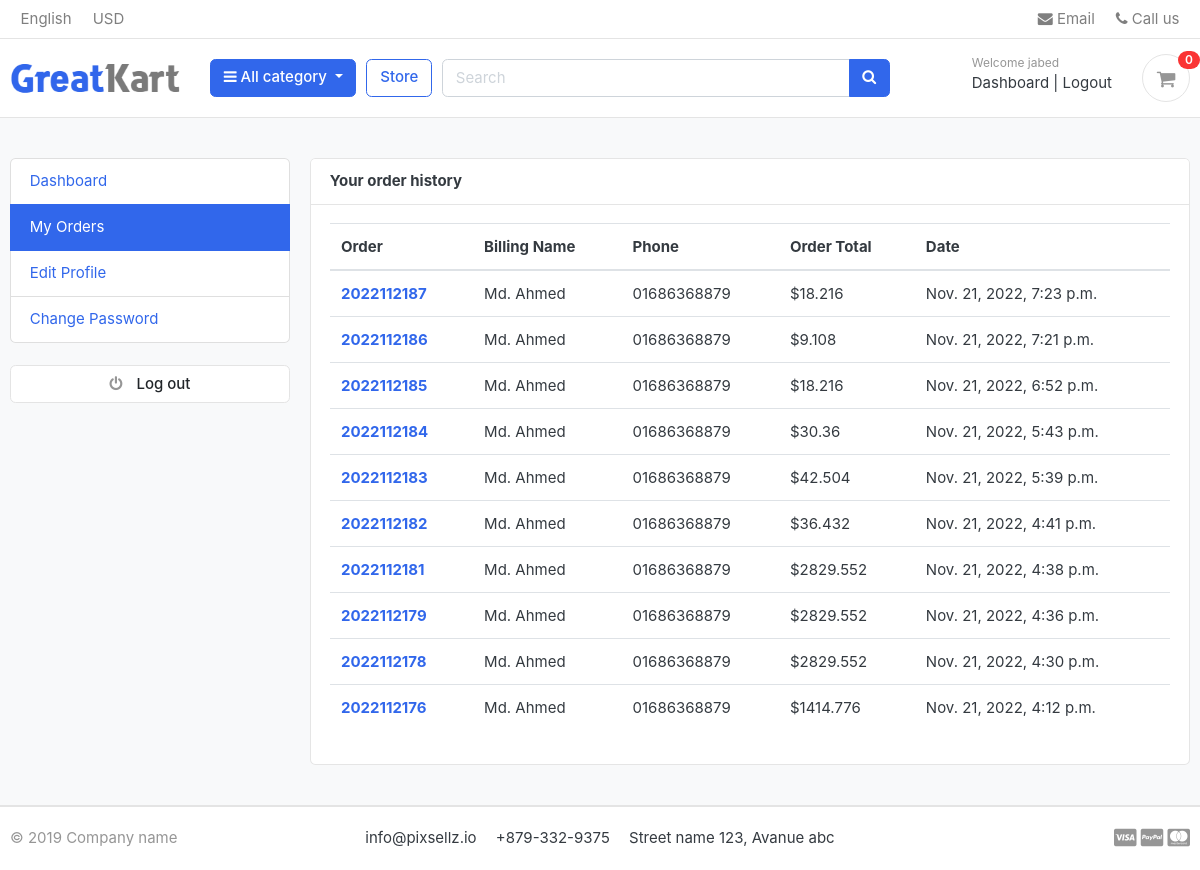
/accounts/my_orders/ (signed in), run on an earlier commit of the app's database.
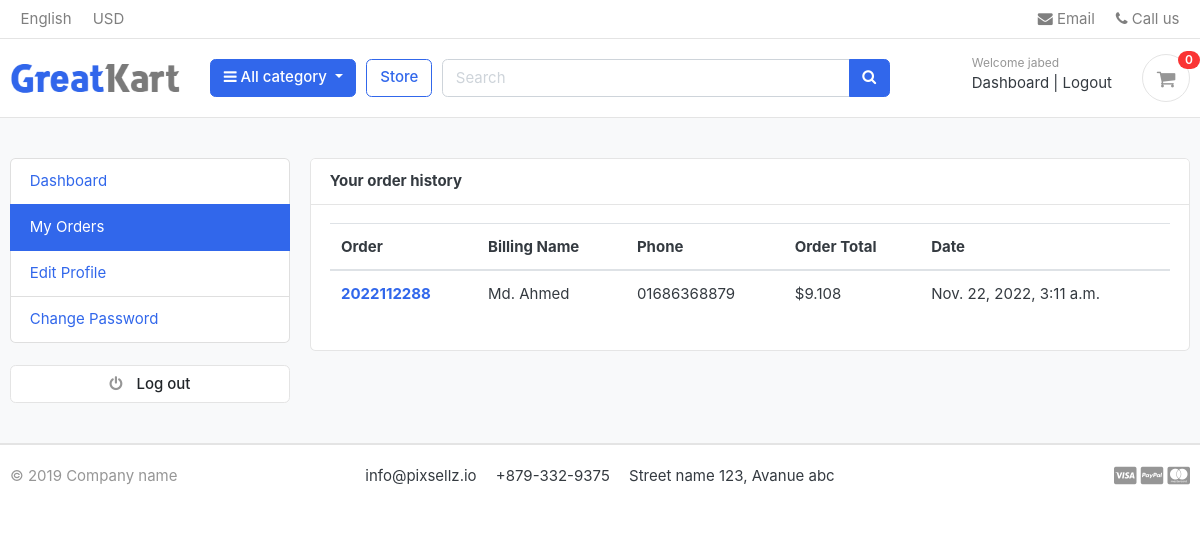
And on a later commit of the database.
### orders/models.py (models this page shows, shortened)
class Order(models.Model):
    STATUS = (
        ('New', 'New'),
        ('Accepted', 'Accepted'),
        ('Completed', 'Completed'),
        ('Cancelled', 'Cancelled'),
    )
    user = models.ForeignKey(Account, on_delete=models.SET_NULL, null=True)
    payment = models.ForeignKey(Payment, on_delete=models.SET_NULL, blank=True, null=True)
    order_number = models.CharField(max_length=20)
    first_name = models.CharField(max_length=50)
    last_name = models.CharField(max_length=50)
    phone = models.CharField(max_length=15)
    email = models.EmailField(max_length=50)
    address_line_1 = models.CharField(max_length=50)
    address_line_2 = models.CharField(max_length=50, blank=True)
    country = models.CharField(max_length=50)
    state = models.CharField(max_length=50)
    city = models.CharField(max_length=50)
    order_note = models.CharField(max_length=100, blank=True)
    order_total = models.FloatField()
    tax = models.FloatField()
    status = models.CharField(max_length=10, choices=STATUS, default='New')
    ip = models.CharField(blank=True, max_length=20)
    is_ordered = models.BooleanField(default=False)
    created_at = models.DateTimeField(auto_now_add=True)
    updated_at = models.DateTimeField(auto_now=True)
    def full_name(self):
        return f'{self.first_name} {self.last_name}'

### accounts/views.py (the view)
# urls.py: path('my_orders/', views.my_orders , name='my_orders'),
@login_required(login_url='login')
def my_orders(request):
    orders = Order.objects.filter(user=request.user , is_ordered=True).order_by('-created_at') # - it will you give result in desending order
    context = {
        'orders' : orders,
    }
    return render(request, 'accounts/my_orders.html', context)

### accounts/models.py (called while the page is built)
    def full_name(self):
        return f'{self.first_name} {self.last_name}'

### carts/context_processors.py (called while the page is built)
def counter(request):
    cart_count = 0
    if 'admin' in request.path:
        return{}
    else:
        try:
            cart = Cart.objects.filter(cart_id=_cart_id(request))
            if request.user.is_authenticated:
                cart_items = CartItem.objects.all().filter(user=request.user)
            else:
                cart_items = CartItem.objects.all().filter(cart=cart[:1])
            for cart_item in cart_items:
                cart_count += cart_item.quantity
        except Cart.DoesNotExist:
            cart_count = 0
    return dict(cart_count=cart_count)

### carts/views.py (called while the page is built)
def _cart_id(request):
    cart = request.session.session_key
    if not cart:
        cart = request.session.create()
    return cart

### category/context_processors.py (called while the page is built)
def menu_links(request):
    links = Category.objects.all()
    return dict(links=links)

### category/models.py (called while the page is built)
    def get_url(self):
            return reverse('products_by_category' , args=[self.slug])

### templates/accounts/my_orders.html (shortened to what this page needs)
{% extends 'base.html' %}
{% block content %}
<section class="section-conten padding-y bg">
<div class="container">
	<div class="row">
 {% include 'includes/dashboard_sidebar.html' %}
	<main class="col-md-9">
		<article class="card">
		<header class="card-header">
			<strong class="d-inline-block mr-3">Your order history</strong>
		</header>
		<div class="card-body">
			<div class="row">
        <div class="col-md-12">
          <table class="table">
            <thead>
              <tr>
                <th scope="col">Order </th>
                <th scope="col">Billing Name</th>
                <th scope="col">Phone</th>
                <th scope="col">Order Total</th>
                <th scope="col">Date</th>
              </tr>
            </thead>
            <tbody>
              {% for order in orders %}
              <tr>
                <th scope="row"><a href="{% url 'order_detail' order.order_number %}">{{order.order_number}}</a></th>
                <td>{{order.full_name}}</td>
                <td>{{order.phone}}</td>
                <td>${{order.order_total}}</td>
                <td>{{order.created_at}}</td>
              </tr>
              {% endfor %}
            </tbody>
          </table>
        </div>
			</div>
		</div>
		</article>
	</main>
</div>
</div>
</section>
{% endblock %}

What changed in the data, as far as the page shows it:
removed Order: order_number "2022112187", full_name "Md. Ahmed", phone "01686368879", order_total "18.216", created_at "Nov. 21, 2022, 7:23 p.m."
removed Order: order_number "2022112186", full_name "Md. Ahmed", phone "01686368879", order_total "9.108", created_at "Nov. 21, 2022, 7:21 p.m."
removed Order: order_number "2022112185", full_name "Md. Ahmed", phone "01686368879", order_total "18.216", created_at "Nov. 21, 2022, 6:52 p.m."
removed Order: order_number "2022112184", full_name "Md. Ahmed", phone "01686368879", order_total "30.36", created_at "Nov. 21, 2022, 5:43 p.m."
removed Order: order_number "2022112183", full_name "Md. Ahmed", phone "01686368879", order_total "42.504", created_at "Nov. 21, 2022, 5:39 p.m."
removed Order: order_number "2022112182", full_name "Md. Ahmed", phone "01686368879", order_total "36.432", created_at "Nov. 21, 2022, 4:41 p.m."
removed Order: order_number "2022112181", full_name "Md. Ahmed", phone "01686368879", order_total "2829.552", created_at "Nov. 21, 2022, 4:38 p.m."
removed Order: order_number "2022112179", full_name "Md. Ahmed", phone "01686368879", order_total "2829.552", created_at "Nov. 21, 2022, 4:36 p.m."
removed Order: order_number "2022112178", full_name "Md. Ahmed", phone "01686368879", order_total "2829.552", created_at "Nov. 21, 2022, 4:30 p.m."
removed Order: order_number "2022112176", full_name "Md. Ahmed", phone "01686368879", order_total "1414.776", created_at "Nov. 21, 2022, 4:12 p.m."
added Order: order_number "2022112288", full_name "Md. Ahmed", phone "01686368879", order_total "9.108", created_at "Nov. 22, 2022, 3:11 a.m."
